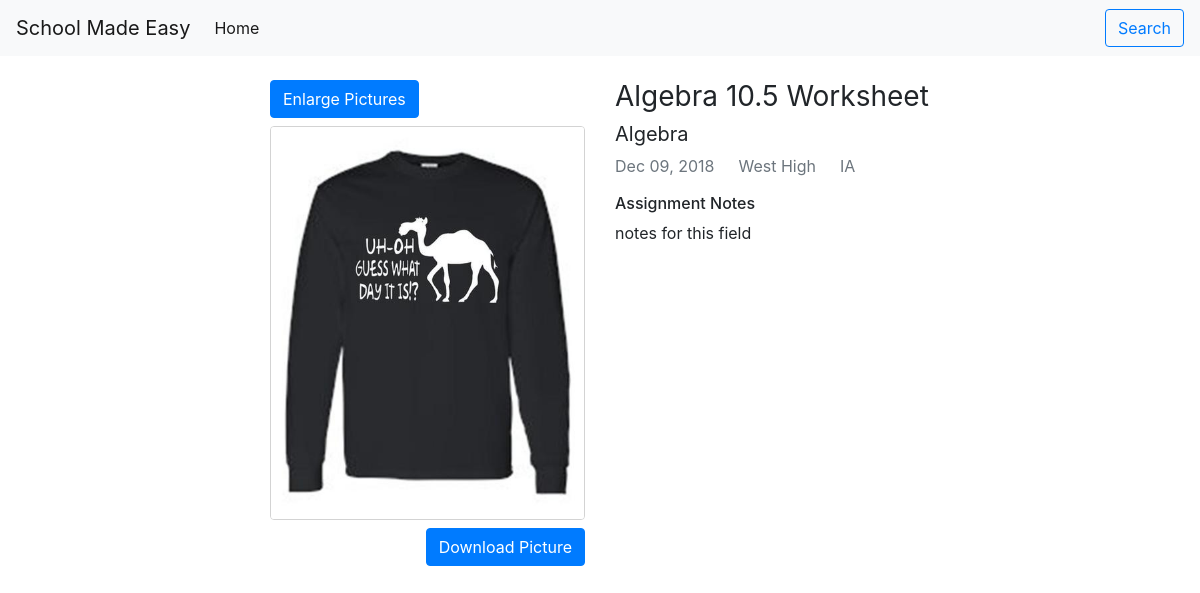
The page /assignments/view/20/ on the database as committed earlier.
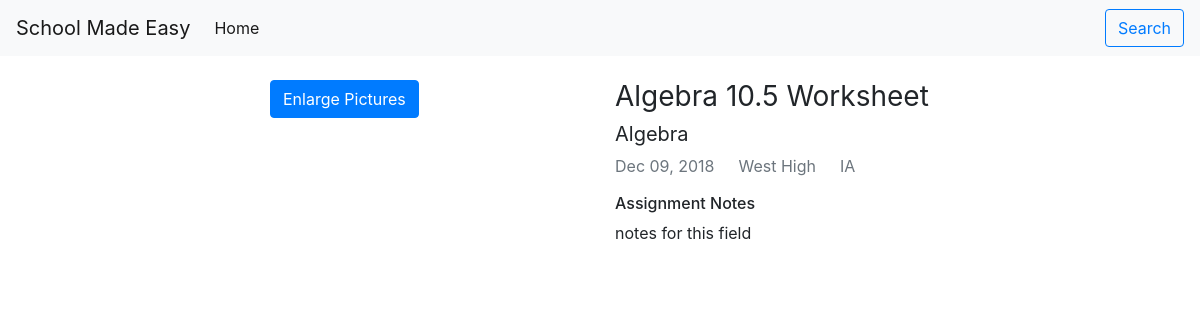
The same page on the database as committed later.
### home/models.py (models this page shows, shortened)
class AssignmentImage(models.Model):
    assignment = models.ForeignKey(Assignment, on_delete=models.CASCADE)
    image = models.FileField(upload_to='media/uploads/')
    order = models.PositiveIntegerField(default=False)
    objects = AssignmentImageManager()  # manager for queries

### assignments/views.py (the view)
# urls.py: path('view/<int:pk>/', views.AssignmentView.as_view(), name='view_assignment'),
class AssignmentView(DetailView):
    template_name = 'assignments/view-assignment.html'
    model = Assignment
    context_object_name = 'get_assignment'
    def get_context_data(self, **kwargs):
        context = super(AssignmentView, self).get_context_data(**kwargs)
        context['images'] = AssignmentImage.objects.filter(assignment=self.object)
        return context

### templates/assignments/view-assignment.html (shortened to what this page needs)
{% extends 'home/base.html' %}
{% block body %}
    <div id="main-container" class="row mt-4">
        <div id="left-margin" class="col-lg-2 col-md-1 col-sm-0">
        </div>
        <div class="col-lg-8 col-md-10 col-sm-12">
            <div class="row m-0">
                <div id="assignment-image-container" class="col-md-6">
                    <button type="button" class="btn btn-primary mb-2" data-toggle="modal"
                            data-target="#assignment-modal">Enlarge Pictures
                    </button>
                    {% for image in images %}
                        <img id="assignment-img" class="rounded" src="{{ image.image.url }}">
                        <a download="{{ get_assignment.title }}.jpg" href="{{ image.image.url }}"
                           class="btn btn-primary mt-2 float-right">
                            Download Picture
                        </a>
                    {% endfor %}
                </div>
                <div id="assignment-details-container" class="col-md-6">
                    <h3 class="font-weight-normal">{{ get_assignment.title }}</h3>
                    <h5 class="font-weight-normal">{{ get_assignment.class_name }}</h5>
                    <p class="text-muted float-left">{{ get_assignment.timestamp|date:"M d, Y" }}</p>
                    <p class="text-muted float-left ml-4">{{ get_assignment.school_name }}</p>
                    <p class="text-muted float-left ml-4">{{ get_assignment.state }}</p>
                    <h6>Assignment Notes</h6>
                    <p>{{ get_assignment.notes }}</p>
                </div>
            </div>
        </div>
        <div id="right-margin" class="col-lg-2 col-md-1 col-sm-0">
        </div>
    </div>
{% endblock %}

Rows that differ between the two databases and show on the page:
removed AssignmentImage: image (picture)
